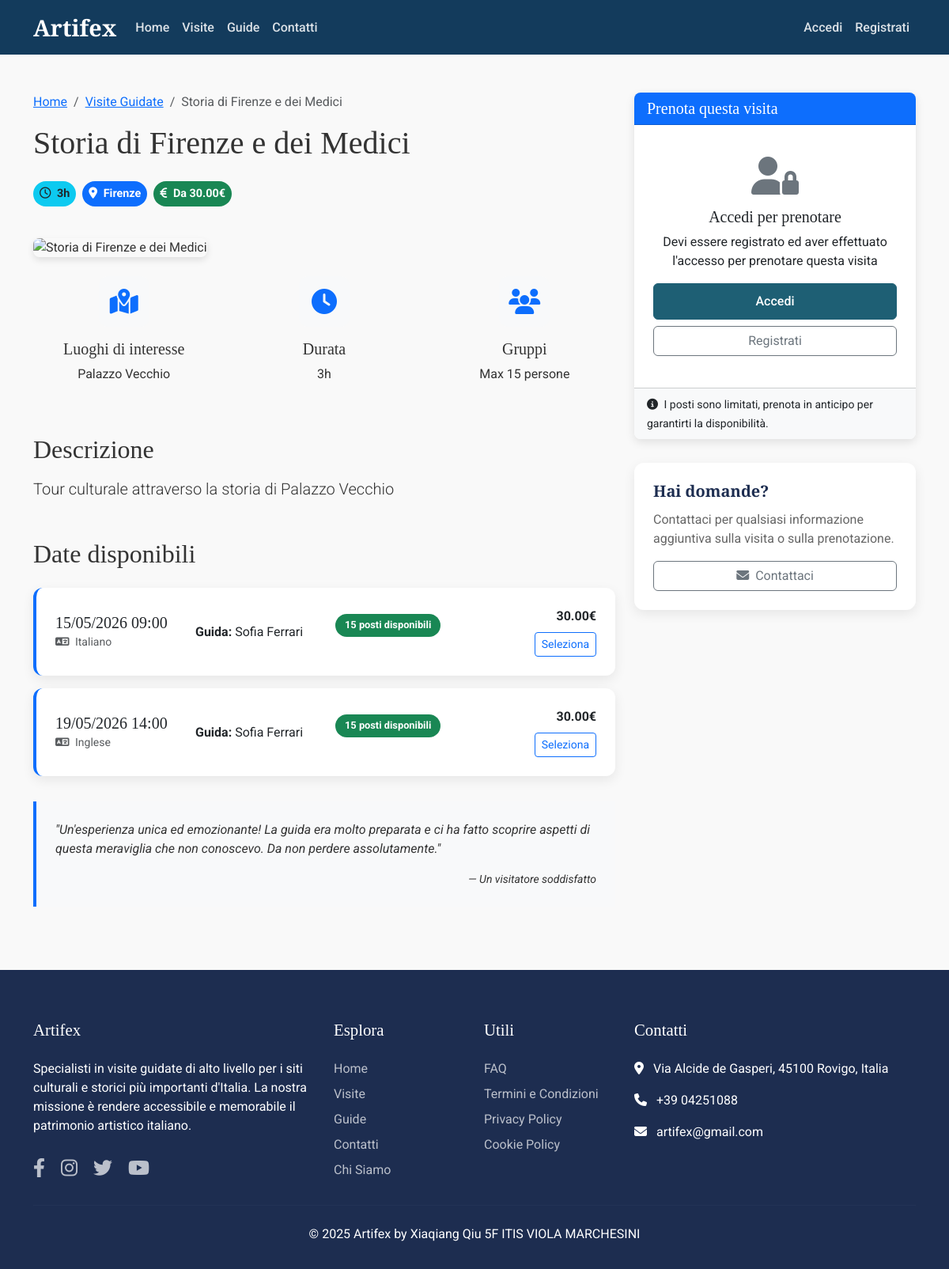
Page /dettaglio_visita.php?id=4 on the committed database.
### tables this page shows
create table visite(
vid int primary key auto_increment,
titolo varchar(100) not null unique,
descrizione text,
durata_media int  
);

create table eventi(
eid int primary key auto_increment,
inizio datetime not null,
minimo_partecipanti int not null,
massimo_partecipanti int not null,
prezzo decimal(10,2) not null,
id_visita int not null,
unique (inizio, id_visita),
foreign key(id_visita) references visite(vid)
);

### dettaglio_visita.php (the view, shortened to what this page needs)
<?php
$config = require 'DB_CONNECT/db_config.php';
$db = DataBase_Connect::getDB($config);
$visita_id = (int)$_GET['id'];
$sql = "SELECT v.vid, v.titolo, v.descrizione, v.durata_media,
        GROUP_CONCAT(DISTINCT si.nome SEPARATOR ', ') as siti_names,
        GROUP_CONCAT(DISTINCT si.sid) as siti_ids,
        GROUP_CONCAT(DISTINCT si.luogo SEPARATOR ', ') as luoghi
        FROM visite v
        JOIN visite_siti vs ON v.vid = vs.id_visita
        JOIN siti_interesse si ON vs.id_sito = si.sid
        WHERE v.vid = ?
        GROUP BY v.vid, v.titolo, v.descrizione, v.durata_media";
$stmt = $db->prepare($sql);
$stmt->execute([$visita_id]);
$visita = $stmt->fetch(PDO::FETCH_OBJ);
$sql_eventi = "SELECT e.eid, e.inizio, e.minimo_partecipanti, e.massimo_partecipanti,
              e.prezzo, g.nome as guida_nome, g.cognome as guida_cognome,
              l.lingua,
              (SELECT COALESCE(SUM(o.quantita), 0) FROM ordini o WHERE o.id_evento = e.eid) as posti_prenotati
              FROM eventi e
              JOIN illustrazioni i ON e.eid = i.id_evento
              JOIN guide g ON i.id_guida = g.gid
              JOIN lingue l ON i.id_lingua = l.lid
              WHERE e.id_visita = ? AND e.inizio > NOW()
              ORDER BY e.inizio ASC";
$stmt_eventi = $db->prepare($sql_eventi);
$stmt_eventi->execute([$visita_id]);
$eventi = $stmt_eventi->fetchAll(PDO::FETCH_OBJ);
function formatta_durata($minuti) {
    $ore = floor($minuti / 60);
    $min = $minuti % 60;
    if ($ore > 0) {
        return $ore . 'h ' . ($min > 0 ? $min . 'min' : '');
    } else {
        return $min . ' min';
    }
}
$tourImages = [
    3 => 'https://www.duomomilano.it/wp-content/uploads/2024/01/terrazze-duomo-di-milano.jpg',
    4 => 'https://www.hotelbrunelleschi.it/wp-content/uploads/weekend-a-firenze-800x534.jpg',
    5 => 'https://encrypted-tbn0.gstatic.com/images?q=tbn:ANd9GcTjP1GIEVa1-zyhciuOFNQGCU-tvAj_U9pS0g&s',
    11 => 'https://tourismmedia.italia.it/is/image/mitur/20220127150143-colosseo-roma-lazio-shutterstock-756032350?wid=1600&hei=900&fit=constrain,1&fmt=webp',
    13 => 'https://www.italia.it/content/dam/tdh/it/site1/getty-temp-image/category-nuove/venezia/1600X900_venezia_san_marco_gabbiano.jpg'
];
$fallbackImage = 'https://www.lafinestraaccanto.com/wp-content/uploads/2024/09/Alberobello-in-evidenza.jpg';
$imgSrc = isset($tourImages[$visita_id]) ? $tourImages[$visita_id] : $fallbackImage;
?>
<!DOCTYPE html>
<html lang="it">
<head>
    <link rel="stylesheet" href="https://cdnjs.cloudflare.com/ajax/libs/font-awesome/6.4.0/css/all.min.css">
    <link href="https://cdn.jsdelivr.net/npm/bootstrap@5.3.0/dist/css/bootstrap.min.css" rel="stylesheet">
    <link href="CSS/index.css" rel="stylesheet">
    <link href="CSS/dettaglio.css" rel="stylesheet">
</head>
<body>
<?php include 'PageComponenti/header.php'; ?>
<div class="container my-5">
    <div class="row">
        <div class="col-lg-8">
            <nav aria-label="breadcrumb">
                <ol class="breadcrumb">
                    <li class="breadcrumb-item"><a href="index.php">Home</a></li>
                    <li class="breadcrumb-item"><a href="visite.php">Visite Guidate</a></li>
                    <li class="breadcrumb-item active"><?php echo htmlspecialchars($visita->titolo); ?></li>
                </ol>
            </nav>
            <h1 class="mb-4"><?php echo htmlspecialchars($visita->titolo); ?></h1>
            <div class="d-flex align-items-center mb-4">
                <span class="badge bg-info text-dark me-2 badge-custom">
                    <i class="far fa-clock me-1"></i> <?php echo formatta_durata($visita->durata_media); ?>
                </span>
                <span class="badge bg-primary me-2 badge-custom">
                    <i class="fas fa-map-marker-alt me-1"></i> <?php echo htmlspecialchars($visita->luoghi); ?>
                </span>
                <?php if (!empty($eventi)): ?>
                    <span class="badge bg-success badge-custom">
                    <i class="fas fa-euro-sign me-1"></i> Da <?php echo number_format($eventi[0]->prezzo, 2); ?>€
                </span>
                <?php endif; ?>
            </div>
            <img src="<?php echo $imgSrc; ?>" alt="<?php echo htmlspecialchars($visita->titolo); ?>" class="img-fluid mb-4 tour-image w-100">
            <div class="row mb-5">
                <div class="col-md-4 text-center">
                    <div class="feature-icon">
                        <i class="fas fa-map-marked-alt"></i>
                    </div>
                    <h5>Luoghi di interesse</h5>
                    <p><?php echo htmlspecialchars($visita->siti_names); ?></p>
                </div>
                <div class="col-md-4 text-center">
                    <div class="feature-icon">
                        <i class="fas fa-clock"></i>
                    </div>
                    <h5>Durata</h5>
                    <p><?php echo formatta_durata($visita->durata_media); ?></p>
                </div>
                <div class="col-md-4 text-center">
                    <div class="feature-icon">
                        <i class="fas fa-users"></i>
                    </div>
                    <h5>Gruppi</h5>
                    <p>Max <?php echo !empty($eventi) ? $eventi[0]->massimo_partecipanti : '0'; ?> persone</p>
                </div>
            </div>
            <h2 class="mb-3">Descrizione</h2>
            <p class="lead mb-5"><?php echo htmlspecialchars($visita->descrizione); ?></p>
            <h2 class="mb-4">Date disponibili</h2>
            <?php if (count($eventi) > 0): ?>
                <?php foreach ($eventi as $evento):
                    $data_evento = new DateTime($evento->inizio);
                    $data_formattata = $data_evento->format('d/m/Y H:i');
                    $posti_disponibili = $evento->massimo_partecipanti - $evento->posti_prenotati;
                    ?>
                    <div class="card evento-card mb-3">
                        <div class="card-body">
                            <div class="row align-items-center">
                                <div class="col-md-3">
                                    <h5 class="mb-0"><?php echo $data_formattata; ?></h5>
                                    <small class="text-muted">
                                        <i class="fas fa-language me-1"></i> <?php echo htmlspecialchars($evento->lingua); ?>
                                    </small>
                                </div>
                                <div class="col-md-3">
                                    <p class="mb-0">
                                        <strong>Guida:</strong> <?php echo htmlspecialchars($evento->guida_nome . ' ' . $evento->guida_cognome); ?>
                                    </p>
                                </div>
                                <div class="col-md-3">
                                <span class="badge bg-<?php echo $posti_disponibili > 5 ? 'success' : ($posti_disponibili > 0 ? 'warning' : 'danger'); ?>">
                                    <?php echo $posti_disponibili; ?> posti disponibili
                                </span>
                                </div>
                                <div class="col-md-3 text-end">
                                    <strong class="d-block mb-2"><?php echo number_format($evento->prezzo, 2); ?>€</strong>
                                    <button class="btn btn-sm btn-outline-primary seleziona-evento"
                                            data-evento-id="<?php echo $evento->eid; ?>"
                                            data-evento-data="<?php echo $data_formattata; ?>"
                                            data-evento-prezzo="<?php echo number_format($evento->prezzo, 2); ?>"
                                            data-evento-lingua="<?php echo htmlspecialchars($evento->lingua); ?>"
                                            data-evento-posti="<?php echo $posti_disponibili; ?>">
                                        Seleziona
                                    </button>
                                </div>
                            </div>
                        </div>
                    </div>
                <?php endforeach; ?>
            <?php else: ?>
                <div class="alert alert-info">
                    Non ci sono eventi disponibili per questa visita al momento.
                </div>
            <?php endif; ?>
            <div class="testimonial">
                <p>"Un'esperienza unica ed emozionante! La guida era molto preparata e ci ha fatto scoprire aspetti di questa meraviglia che non conoscevo. Da non perdere assolutamente."</p>
                <small class="d-block text-end">— Un visitatore soddisfatto</small>
            </div>
        </div>
        <div class="col-lg-4">
            <div class="card prenotazione-card">
                <div class="card-header bg-primary text-white">
                    <h5 class="mb-0">Prenota questa visita</h5>
                </div>
                <div class="card-body">
                    <?php if ($logged_in): ?>
                        <form method="post" action="">
                            <div class="mb-3">
                                <label for="evento-select" class="form-label">Seleziona una data:</label>
                                <select class="form-select" id="evento-select" name="evento_id" required>
                                    <option value="">Seleziona una data</option>
                                    <?php foreach ($eventi as $evento):
                                        $data_evento = new DateTime($evento->inizio);
                                        $data_formattata = $data_evento->format('d/m/Y H:i');
                                        $posti_disponibili = $evento->massimo_partecipanti - $evento->posti_prenotati;
                                        $disabled = $posti_disponibili <= 0 ? 'disabled' : '';
                                        ?>
                                        <option value="<?php echo $evento->eid; ?>" <?php echo $disabled; ?>
                                                data-prezzo="<?php echo number_format($evento->prezzo, 2); ?>"
                                                data-posti="<?php echo $posti_disponibili; ?>"
                                                data-lingua="<?php echo htmlspecialchars($evento->lingua); ?>">
                                            <?php echo $data_formattata; ?> - <?php echo htmlspecialchars($evento->lingua); ?>
                                            <?php if ($posti_disponibili <= 0): ?> (SOLD OUT)<?php endif; ?>
                                        </option>
                                    <?php endforeach; ?>
                                </select>
                            </div>
                            <div id="dettagli-evento" class="d-none mb-3">
                                <div class="alert alert-light border">
                                    <p class="mb-1"><strong>Data:</strong> <span id="data-display"></span></p>
                                    <p class="mb-1"><strong>Lingua:</strong> <span id="lingua-display"></span></p>
                                    <p class="mb-1"><strong>Prezzo:</strong> <span id="prezzo-display"></span>€</p>
                                    <p class="mb-0"><strong>Posti disponibili:</strong> <span id="posti-display"></span></p>
                                </div>
                            </div>
                            <div class="mb-3">
                                <label for="quantita" class="form-label">Numero di partecipanti:</label>
                                <input type="number" class="form-control" id="quantita" name="quantita" min="1" value="1" required>
                            </div>
                            <div class="mb-2">
                                <p class="mb-1">Prezzo totale:</p>
                                <h4 id="prezzo-totale">0.00€</h4>
                            </div>
                            <div class="d-grid gap-2">
                                <button type="submit" name="prenota_ora" class="btn btn-primary">
                                    <i class="fas fa-calendar-check me-2"></i>Prenota ora
                                </button>
                                <button type="submit" name="aggiungi_carrello" class="btn btn-outline-primary">
                                    <i class="fas fa-shopping-cart me-2"></i>Aggiungi al carrello
                                </button>
                            </div>
                        </form>
                    <?php else: ?>
                        <div class="text-center py-3">
                            <i class="fas fa-user-lock fa-3x mb-3 text-secondary"></i>
                            <h5>Accedi per prenotare</h5>
                            <p class="mb-3">Devi essere registrato ed aver effettuato l'accesso per prenotare questa visita</p>
                            <div class="d-grid gap-2">
                                <a href="login.php" class="btn btn-primary">Accedi</a>
                                <a href="registrazione.php" class="btn btn-outline-secondary">Registrati</a>
                            </div>
                        </div>
                    <?php endif; ?>
                </div>
                <div class="card-footer bg-light">
                    <small>
                        <i class="fas fa-info-circle me-1"></i> I posti sono limitati, prenota in anticipo per garantirti la disponibilità.
                    </small>
                </div>
            </div>
            <div class="card mt-4">
                <div class="card-body">
                    <h5 class="card-title">Hai domande?</h5>
                    <p class="card-text">Contattaci per qualsiasi informazione aggiuntiva sulla visita o sulla prenotazione.</p>
                    <a href="contatti.php" class="btn btn-outline-secondary w-100">
                        <i class="fas fa-envelope me-2"></i>Contattaci
                    </a>
                </div>
            </div>
        </div>
    </div>
</div>
<?php include 'PageComponenti/footer.php'; ?>
</body>
</html>

### CSS/index.css (style rules this page uses)
:root { --primary-color: #1E5F74; --secondary-color: #133B5C; --accent-color: #E8A87C; --light-color: #FCDAB7; --dark-color: #1D2D50; }
body { font-family: 'Roboto', sans-serif; color: #333; background-color: #f9f9f9; }
h1, h2, h3, h4, h5 { font-family: 'Playfair Display', serif; }
.btn-primary { background-color: var(--primary-color); border-color: var(--primary-color); padding: 10px 24px; font-weight: 500; }
.card { transition: transform 0.3s, box-shadow 0.3s; border: none; border-radius: 12px; overflow: hidden; margin-bottom: 30px; box-shadow: 0 5px 15px rgba(0, 0, 0, 0.08); }
.card-body { padding: 1.5rem; }
.card-title { font-weight: bold; margin-bottom: 0.75rem; color: var(--dark-color); }
.card-text { color: #666; margin-bottom: 1rem; display: -webkit-box; -webkit-line-clamp: 3; -webkit-box-orient: vertical; overflow: hidden; }
.badge { font-size: 0.8rem; padding: 0.5rem 0.75rem; border-radius: 30px; margin-bottom: 1rem; }

### CSS/dettaglio.css (style rules this page uses)
.tour-image { height: 400px; object-fit: cover; border-radius: 8px; box-shadow: 0 4px 8px rgba(0, 0, 0, 0.1); }
.evento-card { border-left: 4px solid #0d6efd; margin-bottom: 1rem; transition: transform 0.3s; }
.prenotazione-card { position: sticky; top: 20px; border-radius: 8px; box-shadow: 0 4px 12px rgba(0, 0, 0, 0.1); }
.feature-icon { width: 4rem; height: 4rem; border-radius: 0.75rem; background-color: #f8f9fa; display: inline-flex; align-items: center; justify-content: center; margin-bottom: 1rem; }
.feature-icon i { font-size: 2rem; color: #0d6efd; }
.badge-custom { font-size: 0.9rem; padding: 0.5rem; }
.testimonial { font-style: italic; padding: 1.5rem; background-color: #f8f9fa; border-left: 4px solid #0d6efd; margin: 2rem 0; }

### rows in the picture
visite: titolo "Storia di Firenze e dei Medici", durata_media "3h", descrizione "Tour culturale attraverso la storia di Palazzo Vecchio"
eventi: prezzo "30.00", massimo_partecipanti "15", inizio "15/05/2026 09:00", lingua "Italiano", guida_cognome "Sofia Ferrari"
eventi: inizio "19/05/2026 14:00", lingua "Inglese", guida_cognome "Sofia Ferrari", massimo_partecipanti "15", prezzo "30.00"

### other values in the picture
$visita->luoghi "Firenze"
$visita->siti_names "Palazzo Vecchio"
